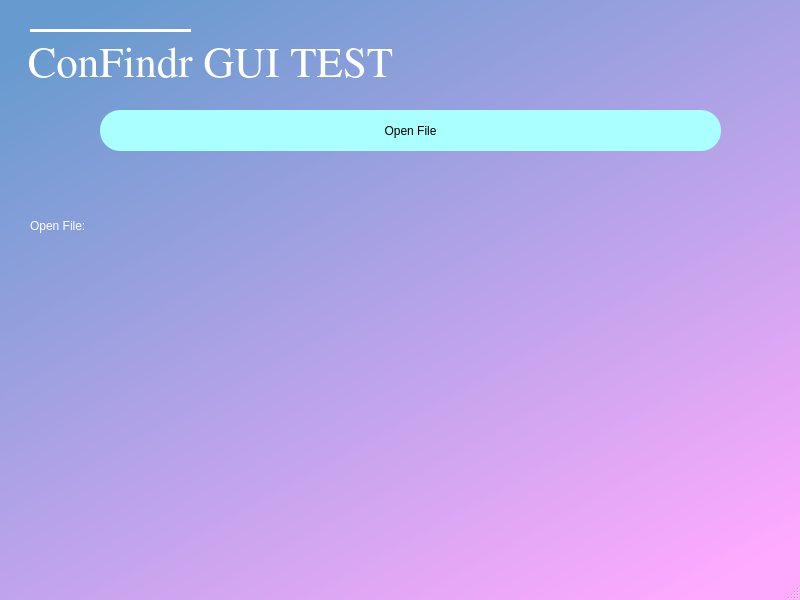
<?xml version="1.0" encoding="UTF-8"?>
<ui version="4.0">
 <class>MainWindow</class>
 <widget class="QMainWindow" name="MainWindow">
  <property name="geometry">
   <rect>
    <x>0</x>
    <y>0</y>
    <width>800</width>
    <height>600</height>
   </rect>
  </property>
  <property name="palette">
   <palette>
    <active>
     <colorrole role="WindowText">
      <brush brushstyle="SolidPattern">
       <color alpha="255">
        <red>0</red>
        <green>0</green>
        <blue>0</blue>
       </color>
      </brush>
     </colorrole>
     <colorrole role="Button">
      <brush brushstyle="LinearGradientPattern">
       <gradient startx="0.147000000000000" starty="0.000000000000000" endx="0.880000000000000" endy="1.000000000000000" type="LinearGradient" spread="PadSpread" coordinatemode="ObjectBoundingMode">
        <gradientstop position="0.000000000000000">
         <color alpha="255">
          <red>103</red>
          <green>155</green>
          <blue>207</blue>
         </color>
        </gradientstop>
        <gradientstop position="0.994764000000000">
         <color alpha="255">
          <red>255</red>
          <green>170</green>
          <blue>255</blue>
         </color>
        </gradientstop>
       </gradient>
      </brush>
     </colorrole>
     <colorrole role="Light">
      <brush brushstyle="SolidPattern">
       <color alpha="255">
        <red>245</red>
        <green>225</green>
        <blue>255</blue>
       </color>
      </brush>
     </colorrole>
     <colorrole role="Midlight">
      <brush brushstyle="SolidPattern">
       <color alpha="255">
        <red>224</red>
        <green>161</green>
        <blue>255</blue>
       </color>
      </brush>
     </colorrole>
     <colorrole role="Dark">
      <brush brushstyle="SolidPattern">
       <color alpha="255">
        <red>102</red>
        <green>49</green>
        <blue>127</blue>
       </color>
      </brush>
     </colorrole>
     <colorrole role="Mid">
      <brush brushstyle="SolidPattern">
       <color alpha="255">
        <red>135</red>
        <green>65</green>
        <blue>170</blue>
       </color>
      </brush>
     </colorrole>
     <colorrole role="Text">
      <brush brushstyle="SolidPattern">
       <color alpha="255">
        <red>0</red>
        <green>0</green>
        <blue>0</blue>
       </color>
      </brush>
     </colorrole>
     <colorrole role="BrightText">
      <brush brushstyle="SolidPattern">
       <color alpha="255">
        <red>255</red>
        <green>255</green>
        <blue>255</blue>
       </color>
      </brush>
     </colorrole>
     <colorrole role="ButtonText">
      <brush brushstyle="SolidPattern">
       <color alpha="255">
        <red>0</red>
        <green>0</green>
        <blue>0</blue>
       </color>
      </brush>
     </colorrole>
     <colorrole role="Base">
      <brush brushstyle="LinearGradientPattern">
       <gradient startx="0.147000000000000" starty="0.000000000000000" endx="0.880000000000000" endy="1.000000000000000" type="LinearGradient" spread="PadSpread" coordinatemode="ObjectBoundingMode">
        <gradientstop position="0.000000000000000">
         <color alpha="255">
          <red>103</red>
          <green>155</green>
          <blue>207</blue>
         </color>
        </gradientstop>
        <gradientstop position="0.994764000000000">
         <color alpha="255">
          <red>255</red>
          <green>170</green>
          <blue>255</blue>
         </color>
        </gradientstop>
       </gradient>
      </brush>
     </colorrole>
     <colorrole role="Window">
      <brush brushstyle="LinearGradientPattern">
       <gradient startx="0.147000000000000" starty="0.000000000000000" endx="0.880000000000000" endy="1.000000000000000" type="LinearGradient" spread="PadSpread" coordinatemode="ObjectBoundingMode">
        <gradientstop position="0.000000000000000">
         <color alpha="255">
          <red>103</red>
          <green>155</green>
          <blue>207</blue>
         </color>
        </gradientstop>
        <gradientstop position="0.994764000000000">
         <color alpha="255">
          <red>255</red>
          <green>170</green>
          <blue>255</blue>
         </color>
        </gradientstop>
       </gradient>
      </brush>
     </colorrole>
     <colorrole role="Shadow">
      <brush brushstyle="SolidPattern">
       <color alpha="255">
        <red>0</red>
        <green>0</green>
        <blue>0</blue>
       </color>
      </brush>
     </colorrole>
     <colorrole role="AlternateBase">
      <brush brushstyle="SolidPattern">
       <color alpha="255">
        <red>229</red>
        <green>176</green>
        <blue>255</blue>
       </color>
      </brush>
     </colorrole>
     <colorrole role="ToolTipBase">
      <brush brushstyle="SolidPattern">
       <color alpha="255">
        <red>255</red>
        <green>255</green>
        <blue>220</blue>
       </color>
      </brush>
     </colorrole>
     <colorrole role="ToolTipText">
      <brush brushstyle="SolidPattern">
       <color alpha="255">
        <red>0</red>
        <green>0</green>
        <blue>0</blue>
       </color>
      </brush>
     </colorrole>
     <colorrole role="PlaceholderText">
      <brush brushstyle="SolidPattern">
       <color alpha="128">
        <red>0</red>
        <green>0</green>
        <blue>0</blue>
       </color>
      </brush>
     </colorrole>
    </active>
    <inactive>
     <colorrole role="WindowText">
      <brush brushstyle="SolidPattern">
       <color alpha="255">
        <red>0</red>
        <green>0</green>
        <blue>0</blue>
       </color>
      </brush>
     </colorrole>
     <colorrole role="Button">
      <brush brushstyle="LinearGradientPattern">
       <gradient startx="0.147000000000000" starty="0.000000000000000" endx="0.880000000000000" endy="1.000000000000000" type="LinearGradient" spread="PadSpread" coordinatemode="ObjectBoundingMode">
        <gradientstop position="0.000000000000000">
         <color alpha="255">
          <red>103</red>
          <green>155</green>
          <blue>207</blue>
         </color>
        </gradientstop>
        <gradientstop position="0.994764000000000">
         <color alpha="255">
          <red>255</red>
          <green>170</green>
          <blue>255</blue>
         </color>
        </gradientstop>
       </gradient>
      </brush>
     </colorrole>
     <colorrole role="Light">
      <brush brushstyle="SolidPattern">
       <color alpha="255">
        <red>245</red>
        <green>225</green>
        <blue>255</blue>
       </color>
      </brush>
     </colorrole>
     <colorrole role="Midlight">
      <brush brushstyle="SolidPattern">
       <color alpha="255">
        <red>224</red>
        <green>161</green>
        <blue>255</blue>
       </color>
      </brush>
     </colorrole>
     <colorrole role="Dark">
      <brush brushstyle="SolidPattern">
       <color alpha="255">
        <red>102</red>
        <green>49</green>
        <blue>127</blue>
       </color>
      </brush>
     </colorrole>
     <colorrole role="Mid">
      <brush brushstyle="SolidPattern">
       <color alpha="255">
        <red>135</red>
        <green>65</green>
        <blue>170</blue>
       </color>
      </brush>
     </colorrole>
     <colorrole role="Text">
      <brush brushstyle="SolidPattern">
       <color alpha="255">
        <red>0</red>
        <green>0</green>
        <blue>0</blue>
       </color>
      </brush>
     </colorrole>
     <colorrole role="BrightText">
      <brush brushstyle="SolidPattern">
       <color alpha="255">
        <red>255</red>
        <green>255</green>
        <blue>255</blue>
       </color>
      </brush>
     </colorrole>
     <colorrole role="ButtonText">
      <brush brushstyle="SolidPattern">
       <color alpha="255">
        <red>0</red>
        <green>0</green>
        <blue>0</blue>
       </color>
      </brush>
     </colorrole>
     <colorrole role="Base">
      <brush brushstyle="LinearGradientPattern">
       <gradient startx="0.147000000000000" starty="0.000000000000000" endx="0.880000000000000" endy="1.000000000000000" type="LinearGradient" spread="PadSpread" coordinatemode="ObjectBoundingMode">
        <gradientstop position="0.000000000000000">
         <color alpha="255">
          <red>103</red>
          <green>155</green>
          <blue>207</blue>
         </color>
        </gradientstop>
        <gradientstop position="0.994764000000000">
         <color alpha="255">
          <red>255</red>
          <green>170</green>
          <blue>255</blue>
         </color>
        </gradientstop>
       </gradient>
      </brush>
     </colorrole>
     <colorrole role="Window">
      <brush brushstyle="LinearGradientPattern">
       <gradient startx="0.147000000000000" starty="0.000000000000000" endx="0.880000000000000" endy="1.000000000000000" type="LinearGradient" spread="PadSpread" coordinatemode="ObjectBoundingMode">
        <gradientstop position="0.000000000000000">
         <color alpha="255">
          <red>103</red>
          <green>155</green>
          <blue>207</blue>
         </color>
        </gradientstop>
        <gradientstop position="0.994764000000000">
         <color alpha="255">
          <red>255</red>
          <green>170</green>
          <blue>255</blue>
         </color>
        </gradientstop>
       </gradient>
      </brush>
     </colorrole>
     <colorrole role="Shadow">
      <brush brushstyle="SolidPattern">
       <color alpha="255">
        <red>0</red>
        <green>0</green>
        <blue>0</blue>
       </color>
      </brush>
     </colorrole>
     <colorrole role="AlternateBase">
      <brush brushstyle="SolidPattern">
       <color alpha="255">
        <red>229</red>
        <green>176</green>
        <blue>255</blue>
       </color>
      </brush>
     </colorrole>
     <colorrole role="ToolTipBase">
      <brush brushstyle="SolidPattern">
       <color alpha="255">
        <red>255</red>
        <green>255</green>
        <blue>220</blue>
       </color>
      </brush>
     </colorrole>
     <colorrole role="ToolTipText">
      <brush brushstyle="SolidPattern">
       <color alpha="255">
        <red>0</red>
        <green>0</green>
        <blue>0</blue>
       </color>
      </brush>
     </colorrole>
     <colorrole role="PlaceholderText">
      <brush brushstyle="SolidPattern">
       <color alpha="128">
        <red>0</red>
        <green>0</green>
        <blue>0</blue>
       </color>
      </brush>
     </colorrole>
    </inactive>
    <disabled>
     <colorrole role="WindowText">
      <brush brushstyle="SolidPattern">
       <color alpha="255">
        <red>102</red>
        <green>49</green>
        <blue>127</blue>
       </color>
      </brush>
     </colorrole>
     <colorrole role="Button">
      <brush brushstyle="LinearGradientPattern">
       <gradient startx="0.147000000000000" starty="0.000000000000000" endx="0.880000000000000" endy="1.000000000000000" type="LinearGradient" spread="PadSpread" coordinatemode="ObjectBoundingMode">
        <gradientstop position="0.000000000000000">
         <color alpha="255">
          <red>103</red>
          <green>155</green>
          <blue>207</blue>
         </color>
        </gradientstop>
        <gradientstop position="0.994764000000000">
         <color alpha="255">
          <red>255</red>
          <green>170</green>
          <blue>255</blue>
         </color>
        </gradientstop>
       </gradient>
      </brush>
     </colorrole>
     <colorrole role="Light">
      <brush brushstyle="SolidPattern">
       <color alpha="255">
        <red>245</red>
        <green>225</green>
        <blue>255</blue>
       </color>
      </brush>
     </colorrole>
     <colorrole role="Midlight">
      <brush brushstyle="SolidPattern">
       <color alpha="255">
        <red>224</red>
        <green>161</green>
        <blue>255</blue>
       </color>
      </brush>
     </colorrole>
     <colorrole role="Dark">
      <brush brushstyle="SolidPattern">
       <color alpha="255">
        <red>102</red>
        <green>49</green>
        <blue>127</blue>
       </color>
      </brush>
     </colorrole>
     <colorrole role="Mid">
      <brush brushstyle="SolidPattern">
       <color alpha="255">
        <red>135</red>
        <green>65</green>
        <blue>170</blue>
       </color>
      </brush>
     </colorrole>
     <colorrole role="Text">
      <brush brushstyle="SolidPattern">
       <color alpha="255">
        <red>102</red>
        <green>49</green>
        <blue>127</blue>
       </color>
      </brush>
     </colorrole>
     <colorrole role="BrightText">
      <brush brushstyle="SolidPattern">
       <color alpha="255">
        <red>255</red>
        <green>255</green>
        <blue>255</blue>
       </color>
      </brush>
     </colorrole>
     <colorrole role="ButtonText">
      <brush brushstyle="SolidPattern">
       <color alpha="255">
        <red>102</red>
        <green>49</green>
        <blue>127</blue>
       </color>
      </brush>
     </colorrole>
     <colorrole role="Base">
      <brush brushstyle="LinearGradientPattern">
       <gradient startx="0.147000000000000" starty="0.000000000000000" endx="0.880000000000000" endy="1.000000000000000" type="LinearGradient" spread="PadSpread" coordinatemode="ObjectBoundingMode">
        <gradientstop position="0.000000000000000">
         <color alpha="255">
          <red>103</red>
          <green>155</green>
          <blue>207</blue>
         </color>
        </gradientstop>
        <gradientstop position="0.994764000000000">
         <color alpha="255">
          <red>255</red>
          <green>170</green>
          <blue>255</blue>
         </color>
        </gradientstop>
       </gradient>
      </brush>
     </colorrole>
     <colorrole role="Window">
      <brush brushstyle="LinearGradientPattern">
       <gradient startx="0.147000000000000" starty="0.000000000000000" endx="0.880000000000000" endy="1.000000000000000" type="LinearGradient" spread="PadSpread" coordinatemode="ObjectBoundingMode">
        <gradientstop position="0.000000000000000">
         <color alpha="255">
          <red>103</red>
          <green>155</green>
          <blue>207</blue>
         </color>
        </gradientstop>
        <gradientstop position="0.994764000000000">
         <color alpha="255">
          <red>255</red>
          <green>170</green>
          <blue>255</blue>
         </color>
        </gradientstop>
       </gradient>
      </brush>
     </colorrole>
     <colorrole role="Shadow">
      <brush brushstyle="SolidPattern">
       <color alpha="255">
        <red>0</red>
        <green>0</green>
        <blue>0</blue>
       </color>
      </brush>
     </colorrole>
     <colorrole role="AlternateBase">
      <brush brushstyle="SolidPattern">
       <color alpha="255">
        <red>203</red>
        <green>98</green>
        <blue>255</blue>
       </color>
      </brush>
     </colorrole>
     <colorrole role="ToolTipBase">
      <brush brushstyle="SolidPattern">
       <color alpha="255">
        <red>255</red>
        <green>255</green>
        <blue>220</blue>
       </color>
      </brush>
     </colorrole>
     <colorrole role="ToolTipText">
      <brush brushstyle="SolidPattern">
       <color alpha="255">
        <red>0</red>
        <green>0</green>
        <blue>0</blue>
       </color>
      </brush>
     </colorrole>
     <colorrole role="PlaceholderText">
      <brush brushstyle="SolidPattern">
       <color alpha="128">
        <red>0</red>
        <green>0</green>
        <blue>0</blue>
       </color>
      </brush>
     </colorrole>
    </disabled>
   </palette>
  </property>
  <property name="windowTitle">
   <string>ConFindrGUI</string>
  </property>
  <property name="styleSheet">
   <string notr="true">QWidget#MainWindow{
background-color:qlineargradient(spread:pad, x1:0.147, y1:0, x2:0.88, y2:1, stop:0 rgba(103, 155, 207, 255), stop:0.994764 rgba(255, 170, 255, 255));}</string>
  </property>
  <widget class="QWidget" name="centralwidget">
   <widget class="QPushButton" name="fileButton">
    <property name="geometry">
     <rect>
      <x>100</x>
      <y>110</y>
      <width>621</width>
      <height>41</height>
     </rect>
    </property>
    <property name="styleSheet">
     <string notr="true">border-radius:20px;
background-color:rgb(170, 255, 255)</string>
    </property>
    <property name="text">
     <string>Open File</string>
    </property>
   </widget>
   <widget class="QLabel" name="labelTitle">
    <property name="geometry">
     <rect>
      <x>0</x>
      <y>10</y>
      <width>421</width>
      <height>101</height>
     </rect>
    </property>
    <property name="palette">
     <palette>
      <active>
       <colorrole role="WindowText">
        <brush brushstyle="SolidPattern">
         <color alpha="255">
          <red>255</red>
          <green>255</green>
          <blue>255</blue>
         </color>
        </brush>
       </colorrole>
      </active>
      <inactive>
       <colorrole role="WindowText">
        <brush brushstyle="SolidPattern">
         <color alpha="255">
          <red>255</red>
          <green>255</green>
          <blue>255</blue>
         </color>
        </brush>
       </colorrole>
      </inactive>
      <disabled>
       <colorrole role="WindowText">
        <brush brushstyle="SolidPattern">
         <color alpha="255">
          <red>190</red>
          <green>190</green>
          <blue>190</blue>
         </color>
        </brush>
       </colorrole>
      </disabled>
     </palette>
    </property>
    <property name="font">
     <font>
      <family>Nimbus Roman No9 L</family>
      <pointsize>32</pointsize>
      <weight>50</weight>
      <italic>false</italic>
      <bold>false</bold>
     </font>
    </property>
    <property name="frameShadow">
     <enum>QFrame::Plain</enum>
    </property>
    <property name="text">
     <string>ConFindr GUI TEST</string>
    </property>
    <property name="alignment">
     <set>Qt::AlignCenter</set>
    </property>
   </widget>
   <widget class="Line" name="lineTitle">
    <property name="geometry">
     <rect>
      <x>30</x>
      <y>20</y>
      <width>161</width>
      <height>20</height>
     </rect>
    </property>
    <property name="palette">
     <palette>
      <active>
       <colorrole role="WindowText">
        <brush brushstyle="SolidPattern">
         <color alpha="255">
          <red>255</red>
          <green>255</green>
          <blue>255</blue>
         </color>
        </brush>
       </colorrole>
      </active>
      <inactive>
       <colorrole role="WindowText">
        <brush brushstyle="SolidPattern">
         <color alpha="255">
          <red>255</red>
          <green>255</green>
          <blue>255</blue>
         </color>
        </brush>
       </colorrole>
      </inactive>
      <disabled>
       <colorrole role="WindowText">
        <brush brushstyle="SolidPattern">
         <color alpha="255">
          <red>190</red>
          <green>190</green>
          <blue>190</blue>
         </color>
        </brush>
       </colorrole>
      </disabled>
     </palette>
    </property>
    <property name="frameShadow">
     <enum>QFrame::Plain</enum>
    </property>
    <property name="lineWidth">
     <number>3</number>
    </property>
    <property name="midLineWidth">
     <number>0</number>
    </property>
    <property name="orientation">
     <enum>Qt::Horizontal</enum>
    </property>
   </widget>
   <widget class="QLabel" name="openFileLabel">
    <property name="geometry">
     <rect>
      <x>30</x>
      <y>200</y>
      <width>691</width>
      <height>51</height>
     </rect>
    </property>
    <property name="palette">
     <palette>
      <active>
       <colorrole role="WindowText">
        <brush brushstyle="SolidPattern">
         <color alpha="255">
          <red>255</red>
          <green>255</green>
          <blue>255</blue>
         </color>
        </brush>
       </colorrole>
      </active>
      <inactive>
       <colorrole role="WindowText">
        <brush brushstyle="SolidPattern">
         <color alpha="255">
          <red>255</red>
          <green>255</green>
          <blue>255</blue>
         </color>
        </brush>
       </colorrole>
      </inactive>
      <disabled>
       <colorrole role="WindowText">
        <brush brushstyle="SolidPattern">
         <color alpha="255">
          <red>190</red>
          <green>190</green>
          <blue>190</blue>
         </color>
        </brush>
       </colorrole>
      </disabled>
     </palette>
    </property>
    <property name="text">
     <string>Open File:</string>
    </property>
   </widget>
  </widget>
  <widget class="QMenuBar" name="menubar">
   <property name="geometry">
    <rect>
     <x>0</x>
     <y>0</y>
     <width>800</width>
     <height>19</height>
    </rect>
   </property>
  </widget>
  <widget class="QStatusBar" name="statusbar"/>
 </widget>
 <resources/>
 <connections/>
</ui>
